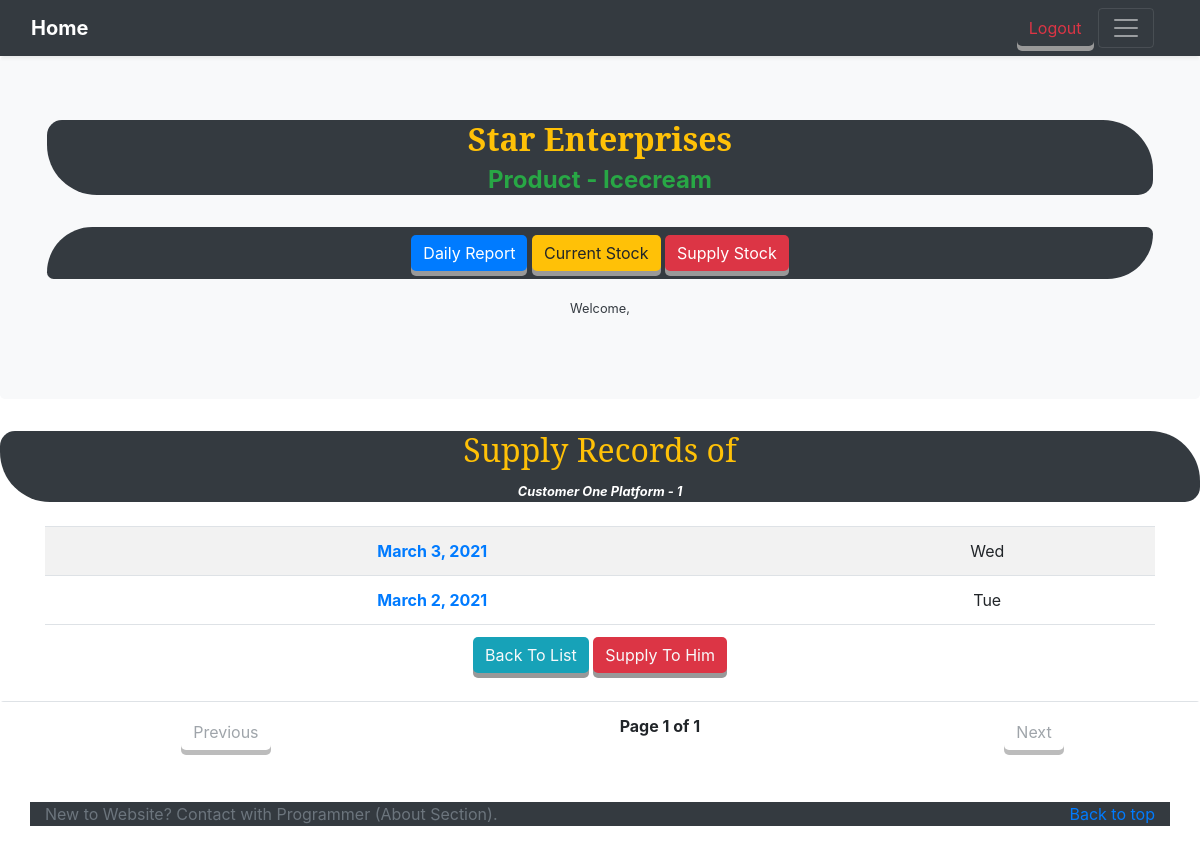
The page /supply/2/estimate/ (signed in) on the database as committed earlier.
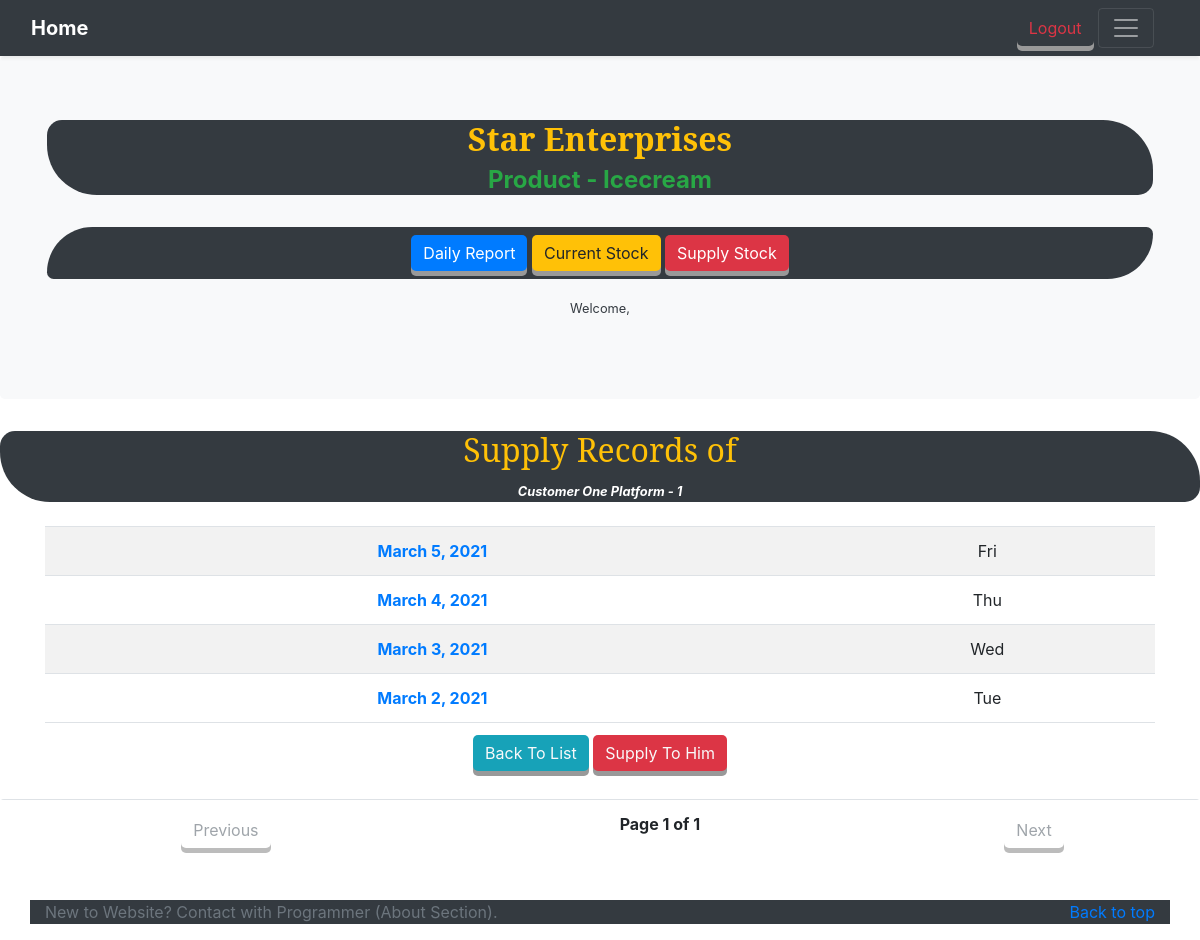
The same page on the database as committed later.
### stock_app/models.py (models this page shows, shortened)
class Dates( models.Model ):
    entry_date    = models.DateField()
    class Meta:
        verbose_name        = 'Date'
        verbose_name_plural = 'Dates'

### supply_app/views.py (the view)
class CustomerSupplyEntryListView( LoginRequiredMixin, CheckEntryInModel, ListView ):
    paginate_by         = 30
    model               = Supply
    template_name       = 'customer_supply_entry_list.html'
    context_object_name = 'customer_supply_entry'
    _customer = None
    def get_queryset( self ):
        self._customer = self.existence_of_customer( self.kwargs['pk'] )
        return Dates.objects.filter( id__in=
                {
                    x.entry_date.id
                    for x in Supply.objects.filter(
                        customer = self._customer
                    )
                } # set ends
            )
    def get_context_data( self,**kwargs ):
        context               = super( CustomerSupplyEntryListView, self )\
                                     .get_context_data( **kwargs )
        context['customer']   = self._customer
        return context

### Icecream/helper.py (called while the page is built)
    def existence_of_customer( self, customer_id ):
        return get_object_or_404( get_user_model(), pk=customer_id , password='' )

### supply_app/templates/customer_supply_entry_list.html (shortened to what this page needs)
{% extends 'base_template.html' %}
{% block additional %}
  <div class='divBg text-warning bg-dark'>
    <h2>Supply Records of </h2>
    <small class='text-white'><i><b>
      {{ customer.first_name }}
      {{ customer.last_name }}
      {{ customer.location }}
    </i></b></small>
  </div>
  <br>
  <div class='container table-responsive'>
    <table class='table table-striped'>
      {% if customer_supply_entry %}
        {% for entries in customer_supply_entry reversed %}
          <tr>
            <th>
              <a href="{% url 'supply_app:customer_bill' pk=entries.id customer_id=customer.id %}"
                 class='text-primary'>
                {{ entries.entry_date }}
              </a>
            </th>
            <td>{{ entries.entry_date|date:'D' }}</td>
          </tr>
        {% endfor %}
      {% else %}
        <div class='container text-center'>
          <br><br><br>
            <h1 class='text-danger'>Customer have no supply records!</h1>
          <br><br><br>
        </div>
      {% endif %}
          <tr class='bg-white'>
           <td colspan="2">
              <a href="{% url 'customer_list' %}#mainDiv"
                 class='btn btn-info text-light'>Back To List
              </a>
              <a href="{% url 'supply_app:supply_create' customer.id %}#mainDiv"
                 class='btn btn-danger text-light'>Supply To Him
              </a>
            </td>
          </tr>
    </table>
  </div>
  <div class="pagination table-responsive">
    <table class='table'>
      <tr>
        <td>
          {% if page_obj.has_previous %}
            <a class='btn btn-link'
               href="?page={{ page_obj.previous_page_number }}#mainDiv">Previous</a>
          {% else %}
          <a class='btn btn-link disabled' href="#">Previous</a>
          {% endif %}
        </td>
        <th>Page {{ page_obj.number }} of {{ page_obj.paginator.num_pages }}</th>
        <td>
          {% if page_obj.has_next %}
            <a class='btn btn-link'
               href="?page={{ page_obj.next_page_number }}#mainDiv">Next</a>
          {% else %}
            <a class='btn btn-link disabled' href="#">Next</a>
          {% endif %}
        </td>
      </tr>
    </table>
  </div>
{% endblock additional %}

Rows that differ between the two databases and show on the page:
added Dates: entry_date "March 5, 2021", entry_date "Fri"
added Dates: entry_date "March 4, 2021", entry_date "Thu"
